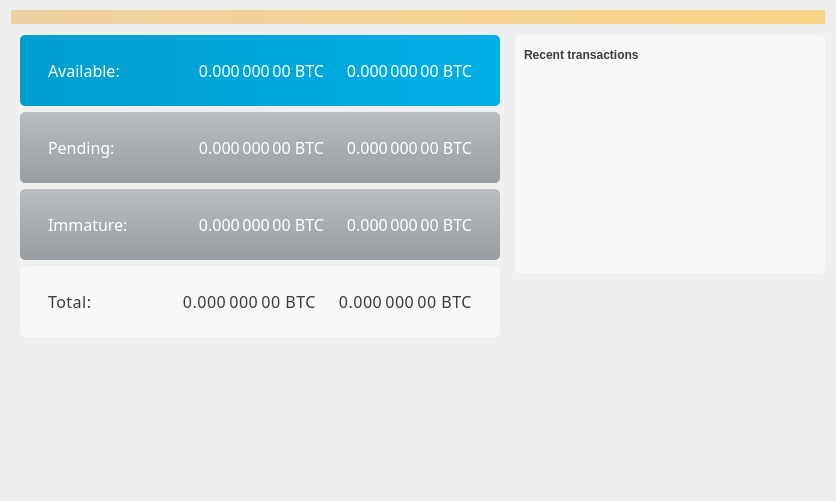
<?xml version="1.0" encoding="UTF-8"?>
<ui version="4.0">
 <class>OverviewPage</class>
 <widget class="QWidget" name="OverviewPage">
  <property name="geometry">
   <rect>
    <x>0</x>
    <y>0</y>
    <width>836</width>
    <height>501</height>
   </rect>
  </property>
  <property name="windowTitle">
   <string>Form</string>
  </property>
  <property name="styleSheet">
   <string notr="true">#WatchImmature , #framePending{
border-radius: 5px;
background-color: qlineargradient(spread:pad, x1:0, y1:0, x2:0, y2:1, stop:0 rgba(185, 188, 192, 255), stop:1 rgba(153, 158, 163, 255))
}

QFrame#frameBalance {
background-color: qlineargradient(spread:pad, x1:0, y1:0, x2:1, y2:0, stop:0 #009ECF, stop:1 #00AFE5);

border-radius: 5px;
}

QFrame#frameTotal {
background-color: rgb(248, 248, 248);
border-radius: 5px;
}

#frameHistory {
background-color: rgb(248, 248, 248);
border-radius: 5px;
}

QLabel {
	color: rgb(57, 60, 61);
}

</string>
  </property>
  <layout class="QVBoxLayout" name="verticalLayout_5">
   <property name="topMargin">
    <number>10</number>
   </property>
   <item>
    <widget class="QLabel" name="labelAlerts">
     <property name="visible">
      <bool>true</bool>
     </property>
     <property name="styleSheet">
      <string notr="true">QLabel { background-color: qlineargradient(x1: 0, y1: 0, x2: 1, y2: 0, stop:0 #F0D0A0, stop:1 #F8D488); color:#000000; }</string>
     </property>
     <property name="wordWrap">
      <bool>true</bool>
     </property>
     <property name="margin">
      <number>3</number>
     </property>
     <property name="textInteractionFlags">
      <set>Qt::TextSelectableByMouse</set>
     </property>
    </widget>
   </item>
   <item>
    <layout class="QHBoxLayout" name="horizontalLayout">
     <property name="topMargin">
      <number>5</number>
     </property>
     <item>
      <layout class="QVBoxLayout" name="verticalLayout_4">
       <item>
        <widget class="QFrame" name="frame">
         <property name="styleSheet">
          <string notr="true">QFrame QLabel    {
   font-family: HelveticaNeue-Medium;
   color:  rgb(255, 255, 255);
   font: 12pt;
    margin : 2px;
   padding: 2px;
}

#frameTotal QLabel {
color: #393C3D;
letter-spacing: 0.5px;
line-height: 28px;
}</string>
         </property>
         <property name="frameShape">
          <enum>QFrame::NoFrame</enum>
         </property>
         <property name="frameShadow">
          <enum>QFrame::Raised</enum>
         </property>
         <layout class="QVBoxLayout" name="verticalLayout_2">
          <property name="topMargin">
           <number>0</number>
          </property>
          <item>
           <widget class="QBackgroundImageFrame" name="frameBalance">
            <property name="minimumSize">
             <size>
              <width>0</width>
              <height>70</height>
             </size>
            </property>
            <property name="styleSheet">
             <string notr="true"/>
            </property>
            <property name="frameShape">
             <enum>QFrame::StyledPanel</enum>
            </property>
            <property name="frameShadow">
             <enum>QFrame::Plain</enum>
            </property>
            <property name="lineWidth">
             <number>6</number>
            </property>
            <property name="midLineWidth">
             <number>0</number>
            </property>
            <layout class="QHBoxLayout" name="horizontalLayout_3">
             <property name="leftMargin">
              <number>20</number>
             </property>
             <property name="topMargin">
              <number>20</number>
             </property>
             <property name="rightMargin">
              <number>20</number>
             </property>
             <property name="bottomMargin">
              <number>20</number>
             </property>
             <item>
              <widget class="QLabel" name="labelBalanceText">
               <property name="text">
                <string>Available:</string>
               </property>
              </widget>
             </item>
             <item>
              <spacer name="horizontalSpacer_2">
               <property name="orientation">
                <enum>Qt::Horizontal</enum>
               </property>
               <property name="sizeHint" stdset="0">
                <size>
                 <width>47</width>
                 <height>20</height>
                </size>
               </property>
              </spacer>
             </item>
             <item>
              <widget class="QLabel" name="labelBalance">
               <property name="font">
                <font>
                 <family>.SF NS Text</family>
                 <pointsize>20</pointsize>
                 <weight>50</weight>
                 <italic>false</italic>
                 <bold>false</bold>
                </font>
               </property>
               <property name="cursor">
                <cursorShape>IBeamCursor</cursorShape>
               </property>
               <property name="toolTip">
                <string>Your current spendable balance</string>
               </property>
               <property name="styleSheet">
                <string notr="true">font: 20pt &quot;.SF NS Text&quot;;</string>
               </property>
               <property name="text">
                <string notr="true">0.000 000 00 BTC</string>
               </property>
               <property name="alignment">
                <set>Qt::AlignRight|Qt::AlignTrailing|Qt::AlignVCenter</set>
               </property>
               <property name="textInteractionFlags">
                <set>Qt::LinksAccessibleByMouse|Qt::TextSelectableByKeyboard|Qt::TextSelectableByMouse</set>
               </property>
              </widget>
             </item>
             <item>
              <widget class="QLabel" name="labelWatchAvailable">
               <property name="font">
                <font>
                 <family>HelveticaNeue-Medium</family>
                 <pointsize>12</pointsize>
                 <weight>50</weight>
                 <italic>false</italic>
                 <bold>false</bold>
                </font>
               </property>
               <property name="cursor">
                <cursorShape>IBeamCursor</cursorShape>
               </property>
               <property name="toolTip">
                <string>Your current balance in watch-only addresses</string>
               </property>
               <property name="text">
                <string notr="true">0.000 000 00 BTC</string>
               </property>
               <property name="alignment">
                <set>Qt::AlignRight|Qt::AlignTrailing|Qt::AlignVCenter</set>
               </property>
               <property name="textInteractionFlags">
                <set>Qt::LinksAccessibleByMouse|Qt::TextSelectableByKeyboard|Qt::TextSelectableByMouse</set>
               </property>
              </widget>
             </item>
            </layout>
           </widget>
          </item>
          <item>
           <widget class="QBackgroundImageFrame" name="framePending">
            <property name="minimumSize">
             <size>
              <width>0</width>
              <height>70</height>
             </size>
            </property>
            <property name="styleSheet">
             <string notr="true"/>
            </property>
            <property name="frameShape">
             <enum>QFrame::StyledPanel</enum>
            </property>
            <property name="frameShadow">
             <enum>QFrame::Raised</enum>
            </property>
            <layout class="QHBoxLayout" name="horizontalLayout_4">
             <property name="leftMargin">
              <number>20</number>
             </property>
             <property name="topMargin">
              <number>20</number>
             </property>
             <property name="rightMargin">
              <number>20</number>
             </property>
             <property name="bottomMargin">
              <number>20</number>
             </property>
             <item>
              <widget class="QLabel" name="labelPendingText">
               <property name="text">
                <string>Pending:</string>
               </property>
              </widget>
             </item>
             <item>
              <spacer name="horizontalSpacer_4">
               <property name="orientation">
                <enum>Qt::Horizontal</enum>
               </property>
               <property name="sizeHint" stdset="0">
                <size>
                 <width>52</width>
                 <height>20</height>
                </size>
               </property>
              </spacer>
             </item>
             <item>
              <widget class="QLabel" name="labelUnconfirmed">
               <property name="font">
                <font>
                 <family>.SF NS Text</family>
                 <pointsize>20</pointsize>
                 <weight>50</weight>
                 <italic>false</italic>
                 <bold>false</bold>
                </font>
               </property>
               <property name="cursor">
                <cursorShape>IBeamCursor</cursorShape>
               </property>
               <property name="toolTip">
                <string>Total of transactions that have yet to be confirmed, and do not yet count toward the spendable balance</string>
               </property>
               <property name="styleSheet">
                <string notr="true">font: 20pt &quot;.SF NS Text&quot;;</string>
               </property>
               <property name="text">
                <string notr="true">0.000 000 00 BTC</string>
               </property>
               <property name="alignment">
                <set>Qt::AlignRight|Qt::AlignTrailing|Qt::AlignVCenter</set>
               </property>
               <property name="textInteractionFlags">
                <set>Qt::LinksAccessibleByMouse|Qt::TextSelectableByKeyboard|Qt::TextSelectableByMouse</set>
               </property>
              </widget>
             </item>
             <item>
              <widget class="QLabel" name="labelWatchPending">
               <property name="font">
                <font>
                 <family>HelveticaNeue-Medium</family>
                 <pointsize>12</pointsize>
                 <weight>50</weight>
                 <italic>false</italic>
                 <bold>false</bold>
                </font>
               </property>
               <property name="cursor">
                <cursorShape>IBeamCursor</cursorShape>
               </property>
               <property name="toolTip">
                <string>Unconfirmed transactions to watch-only addresses</string>
               </property>
               <property name="autoFillBackground">
                <bool>false</bool>
               </property>
               <property name="text">
                <string notr="true">0.000 000 00 BTC</string>
               </property>
               <property name="alignment">
                <set>Qt::AlignRight|Qt::AlignTrailing|Qt::AlignVCenter</set>
               </property>
               <property name="textInteractionFlags">
                <set>Qt::LinksAccessibleByMouse|Qt::TextSelectableByKeyboard|Qt::TextSelectableByMouse</set>
               </property>
              </widget>
             </item>
            </layout>
           </widget>
          </item>
          <item>
           <widget class="QBackgroundImageFrame" name="WatchImmature">
            <property name="minimumSize">
             <size>
              <width>0</width>
              <height>70</height>
             </size>
            </property>
            <property name="styleSheet">
             <string notr="true"/>
            </property>
            <property name="frameShape">
             <enum>QFrame::StyledPanel</enum>
            </property>
            <property name="frameShadow">
             <enum>QFrame::Raised</enum>
            </property>
            <layout class="QHBoxLayout" name="horizontalLayout_5">
             <property name="leftMargin">
              <number>20</number>
             </property>
             <property name="topMargin">
              <number>20</number>
             </property>
             <property name="rightMargin">
              <number>20</number>
             </property>
             <property name="bottomMargin">
              <number>20</number>
             </property>
             <item>
              <widget class="QLabel" name="labelImmatureText">
               <property name="text">
                <string>Immature:</string>
               </property>
              </widget>
             </item>
             <item>
              <spacer name="horizontalSpacer_5">
               <property name="orientation">
                <enum>Qt::Horizontal</enum>
               </property>
               <property name="sizeHint" stdset="0">
                <size>
                 <width>42</width>
                 <height>20</height>
                </size>
               </property>
              </spacer>
             </item>
             <item>
              <widget class="QLabel" name="labelImmature">
               <property name="font">
                <font>
                 <family>.SF NS Text</family>
                 <pointsize>20</pointsize>
                 <weight>50</weight>
                 <italic>false</italic>
                 <bold>false</bold>
                </font>
               </property>
               <property name="cursor">
                <cursorShape>IBeamCursor</cursorShape>
               </property>
               <property name="toolTip">
                <string>Mined balance that has not yet matured</string>
               </property>
               <property name="styleSheet">
                <string notr="true">font: 20pt &quot;.SF NS Text&quot;;</string>
               </property>
               <property name="text">
                <string notr="true">0.000 000 00 BTC</string>
               </property>
               <property name="alignment">
                <set>Qt::AlignRight|Qt::AlignTrailing|Qt::AlignVCenter</set>
               </property>
               <property name="textInteractionFlags">
                <set>Qt::LinksAccessibleByMouse|Qt::TextSelectableByKeyboard|Qt::TextSelectableByMouse</set>
               </property>
              </widget>
             </item>
             <item>
              <widget class="QLabel" name="labelWatchImmature">
               <property name="font">
                <font>
                 <family>HelveticaNeue-Medium</family>
                 <pointsize>12</pointsize>
                 <weight>50</weight>
                 <italic>false</italic>
                 <bold>false</bold>
                </font>
               </property>
               <property name="cursor">
                <cursorShape>IBeamCursor</cursorShape>
               </property>
               <property name="toolTip">
                <string>Mined balance in watch-only addresses that has not yet matured</string>
               </property>
               <property name="text">
                <string notr="true">0.000 000 00 BTC</string>
               </property>
               <property name="alignment">
                <set>Qt::AlignRight|Qt::AlignTrailing|Qt::AlignVCenter</set>
               </property>
               <property name="textInteractionFlags">
                <set>Qt::LinksAccessibleByMouse|Qt::TextSelectableByKeyboard|Qt::TextSelectableByMouse</set>
               </property>
              </widget>
             </item>
            </layout>
           </widget>
          </item>
          <item>
           <widget class="QFrame" name="frameTotal">
            <property name="minimumSize">
             <size>
              <width>0</width>
              <height>70</height>
             </size>
            </property>
            <property name="styleSheet">
             <string notr="true"/>
            </property>
            <property name="frameShape">
             <enum>QFrame::StyledPanel</enum>
            </property>
            <property name="frameShadow">
             <enum>QFrame::Raised</enum>
            </property>
            <layout class="QHBoxLayout" name="horizontalLayout_6">
             <property name="leftMargin">
              <number>20</number>
             </property>
             <property name="topMargin">
              <number>20</number>
             </property>
             <property name="rightMargin">
              <number>20</number>
             </property>
             <property name="bottomMargin">
              <number>20</number>
             </property>
             <item>
              <widget class="QLabel" name="labelTotalText">
               <property name="text">
                <string>Total:</string>
               </property>
              </widget>
             </item>
             <item>
              <spacer name="horizontalSpacer_6">
               <property name="orientation">
                <enum>Qt::Horizontal</enum>
               </property>
               <property name="sizeHint" stdset="0">
                <size>
                 <width>68</width>
                 <height>20</height>
                </size>
               </property>
              </spacer>
             </item>
             <item>
              <widget class="QLabel" name="labelTotal">
               <property name="font">
                <font>
                 <family>.SF NS Text</family>
                 <pointsize>20</pointsize>
                 <weight>50</weight>
                 <italic>false</italic>
                 <bold>false</bold>
                </font>
               </property>
               <property name="cursor">
                <cursorShape>IBeamCursor</cursorShape>
               </property>
               <property name="toolTip">
                <string>Your current total balance</string>
               </property>
               <property name="styleSheet">
                <string notr="true">font: 20pt &quot;.SF NS Text&quot;;</string>
               </property>
               <property name="text">
                <string notr="true">0.000 000 00 BTC</string>
               </property>
               <property name="alignment">
                <set>Qt::AlignRight|Qt::AlignTrailing|Qt::AlignVCenter</set>
               </property>
               <property name="textInteractionFlags">
                <set>Qt::LinksAccessibleByMouse|Qt::TextSelectableByKeyboard|Qt::TextSelectableByMouse</set>
               </property>
              </widget>
             </item>
             <item>
              <widget class="QLabel" name="labelWatchTotal">
               <property name="font">
                <font>
                 <family>HelveticaNeue-Medium</family>
                 <pointsize>12</pointsize>
                 <weight>50</weight>
                 <italic>false</italic>
                 <bold>false</bold>
                </font>
               </property>
               <property name="cursor">
                <cursorShape>IBeamCursor</cursorShape>
               </property>
               <property name="toolTip">
                <string>Current total balance in watch-only addresses</string>
               </property>
               <property name="text">
                <string notr="true">0.000 000 00 BTC</string>
               </property>
               <property name="alignment">
                <set>Qt::AlignRight|Qt::AlignTrailing|Qt::AlignVCenter</set>
               </property>
               <property name="textInteractionFlags">
                <set>Qt::LinksAccessibleByMouse|Qt::TextSelectableByKeyboard|Qt::TextSelectableByMouse</set>
               </property>
              </widget>
             </item>
            </layout>
           </widget>
          </item>
         </layout>
        </widget>
       </item>
       <item>
        <spacer name="verticalSpacer">
         <property name="orientation">
          <enum>Qt::Vertical</enum>
         </property>
         <property name="sizeHint" stdset="0">
          <size>
           <width>20</width>
           <height>40</height>
          </size>
         </property>
        </spacer>
       </item>
      </layout>
     </item>
     <item>
      <layout class="QVBoxLayout" name="verticalLayout_3">
       <item>
        <widget class="QFrame" name="frameHistory">
         <property name="frameShape">
          <enum>QFrame::NoFrame</enum>
         </property>
         <property name="frameShadow">
          <enum>QFrame::Raised</enum>
         </property>
         <layout class="QVBoxLayout" name="verticalLayout">
          <item>
           <layout class="QHBoxLayout" name="horizontalLayout_2">
            <item>
             <widget class="QLabel" name="label_4">
              <property name="font">
               <font>
                <weight>75</weight>
                <bold>true</bold>
               </font>
              </property>
              <property name="text">
               <string>Recent transactions</string>
              </property>
             </widget>
            </item>
            <item>
             <widget class="QPushButton" name="labelTransactionsStatus">
              <property name="enabled">
               <bool>true</bool>
              </property>
              <property name="sizePolicy">
               <sizepolicy hsizetype="Preferred" vsizetype="Preferred">
                <horstretch>0</horstretch>
                <verstretch>0</verstretch>
               </sizepolicy>
              </property>
              <property name="maximumSize">
               <size>
                <width>30</width>
                <height>16777215</height>
               </size>
              </property>
              <property name="toolTip">
               <string>The displayed information may be out of date. Your wallet automatically synchronizes with the Bitcoin network after a connection is established, but this process has not completed yet.</string>
              </property>
              <property name="styleSheet">
               <string notr="true">border-witdh : 0px;</string>
              </property>
              <property name="text">
               <string notr="true"/>
              </property>
              <property name="icon">
               <iconset resource="../bitcoin.qrc">
                <normaloff>:/icons/warning</normaloff>:/icons/warning</iconset>
              </property>
              <property name="iconSize">
               <size>
                <width>24</width>
                <height>24</height>
               </size>
              </property>
              <property name="flat">
               <bool>true</bool>
              </property>
             </widget>
            </item>
            <item>
             <spacer name="horizontalSpacer">
              <property name="orientation">
               <enum>Qt::Horizontal</enum>
              </property>
              <property name="sizeHint" stdset="0">
               <size>
                <width>40</width>
                <height>20</height>
               </size>
              </property>
             </spacer>
            </item>
           </layout>
          </item>
          <item>
           <widget class="QListView" name="listTransactions">
            <property name="palette">
             <palette>
              <active>
               <colorrole role="WindowText">
                <brush brushstyle="SolidPattern">
                 <color alpha="255">
                  <red>39</red>
                  <green>152</green>
                  <blue>255</blue>
                 </color>
                </brush>
               </colorrole>
               <colorrole role="Button">
                <brush brushstyle="SolidPattern">
                 <color alpha="0">
                  <red>0</red>
                  <green>0</green>
                  <blue>0</blue>
                 </color>
                </brush>
               </colorrole>
               <colorrole role="Text">
                <brush brushstyle="SolidPattern">
                 <color alpha="255">
                  <red>39</red>
                  <green>152</green>
                  <blue>255</blue>
                 </color>
                </brush>
               </colorrole>
               <colorrole role="ButtonText">
                <brush brushstyle="SolidPattern">
                 <color alpha="255">
                  <red>39</red>
                  <green>152</green>
                  <blue>255</blue>
                 </color>
                </brush>
               </colorrole>
               <colorrole role="Base">
                <brush brushstyle="NoBrush">
                 <color alpha="255">
                  <red>0</red>
                  <green>0</green>
                  <blue>0</blue>
                 </color>
                </brush>
               </colorrole>
               <colorrole role="Window">
                <brush brushstyle="SolidPattern">
                 <color alpha="0">
                  <red>0</red>
                  <green>0</green>
                  <blue>0</blue>
                 </color>
                </brush>
               </colorrole>
              </active>
              <inactive>
               <colorrole role="WindowText">
                <brush brushstyle="SolidPattern">
                 <color alpha="255">
                  <red>39</red>
                  <green>152</green>
                  <blue>255</blue>
                 </color>
                </brush>
               </colorrole>
               <colorrole role="Button">
                <brush brushstyle="SolidPattern">
                 <color alpha="0">
                  <red>0</red>
                  <green>0</green>
                  <blue>0</blue>
                 </color>
                </brush>
               </colorrole>
               <colorrole role="Text">
                <brush brushstyle="SolidPattern">
                 <color alpha="255">
                  <red>39</red>
                  <green>152</green>
                  <blue>255</blue>
                 </color>
                </brush>
               </colorrole>
               <colorrole role="ButtonText">
                <brush brushstyle="SolidPattern">
                 <color alpha="255">
                  <red>39</red>
                  <green>152</green>
                  <blue>255</blue>
                 </color>
                </brush>
               </colorrole>
               <colorrole role="Base">
                <brush brushstyle="NoBrush">
                 <color alpha="255">
                  <red>0</red>
                  <green>0</green>
                  <blue>0</blue>
                 </color>
                </brush>
               </colorrole>
               <colorrole role="Window">
                <brush brushstyle="SolidPattern">
                 <color alpha="0">
                  <red>0</red>
                  <green>0</green>
                  <blue>0</blue>
                 </color>
                </brush>
               </colorrole>
              </inactive>
              <disabled>
               <colorrole role="WindowText">
                <brush brushstyle="SolidPattern">
                 <color alpha="255">
                  <red>39</red>
                  <green>152</green>
                  <blue>255</blue>
                 </color>
                </brush>
               </colorrole>
               <colorrole role="Button">
                <brush brushstyle="SolidPattern">
                 <color alpha="0">
                  <red>0</red>
                  <green>0</green>
                  <blue>0</blue>
                 </color>
                </brush>
               </colorrole>
               <colorrole role="Text">
                <brush brushstyle="SolidPattern">
                 <color alpha="255">
                  <red>39</red>
                  <green>152</green>
                  <blue>255</blue>
                 </color>
                </brush>
               </colorrole>
               <colorrole role="ButtonText">
                <brush brushstyle="SolidPattern">
                 <color alpha="255">
                  <red>39</red>
                  <green>152</green>
                  <blue>255</blue>
                 </color>
                </brush>
               </colorrole>
               <colorrole role="Base">
                <brush brushstyle="NoBrush">
                 <color alpha="255">
                  <red>0</red>
                  <green>0</green>
                  <blue>0</blue>
                 </color>
                </brush>
               </colorrole>
               <colorrole role="Window">
                <brush brushstyle="SolidPattern">
                 <color alpha="0">
                  <red>0</red>
                  <green>0</green>
                  <blue>0</blue>
                 </color>
                </brush>
               </colorrole>
              </disabled>
             </palette>
            </property>
            <property name="styleSheet">
             <string notr="true">QListView { background: transparent; 
color: rgb(39, 152, 255);
}</string>
            </property>
            <property name="frameShape">
             <enum>QFrame::NoFrame</enum>
            </property>
            <property name="verticalScrollBarPolicy">
             <enum>Qt::ScrollBarAlwaysOff</enum>
            </property>
            <property name="horizontalScrollBarPolicy">
             <enum>Qt::ScrollBarAlwaysOff</enum>
            </property>
            <property name="autoScroll">
             <bool>false</bool>
            </property>
            <property name="selectionMode">
             <enum>QAbstractItemView::NoSelection</enum>
            </property>
           </widget>
          </item>
         </layout>
        </widget>
       </item>
       <item>
        <spacer name="verticalSpacer_2">
         <property name="orientation">
          <enum>Qt::Vertical</enum>
         </property>
         <property name="sizeType">
          <enum>QSizePolicy::Expanding</enum>
         </property>
         <property name="sizeHint" stdset="0">
          <size>
           <width>20</width>
           <height>0</height>
          </size>
         </property>
        </spacer>
       </item>
      </layout>
     </item>
    </layout>
   </item>
  </layout>
 </widget>
 <customwidgets>
  <customwidget>
   <class>QBackgroundImageFrame</class>
   <extends>QFrame</extends>
   <header>qt/widgets/qbackgroundimageframe.h</header>
   <container>1</container>
  </customwidget>
 </customwidgets>
 <resources>
  <include location="../bitcoin.qrc"/>
 </resources>
 <connections/>
</ui>
